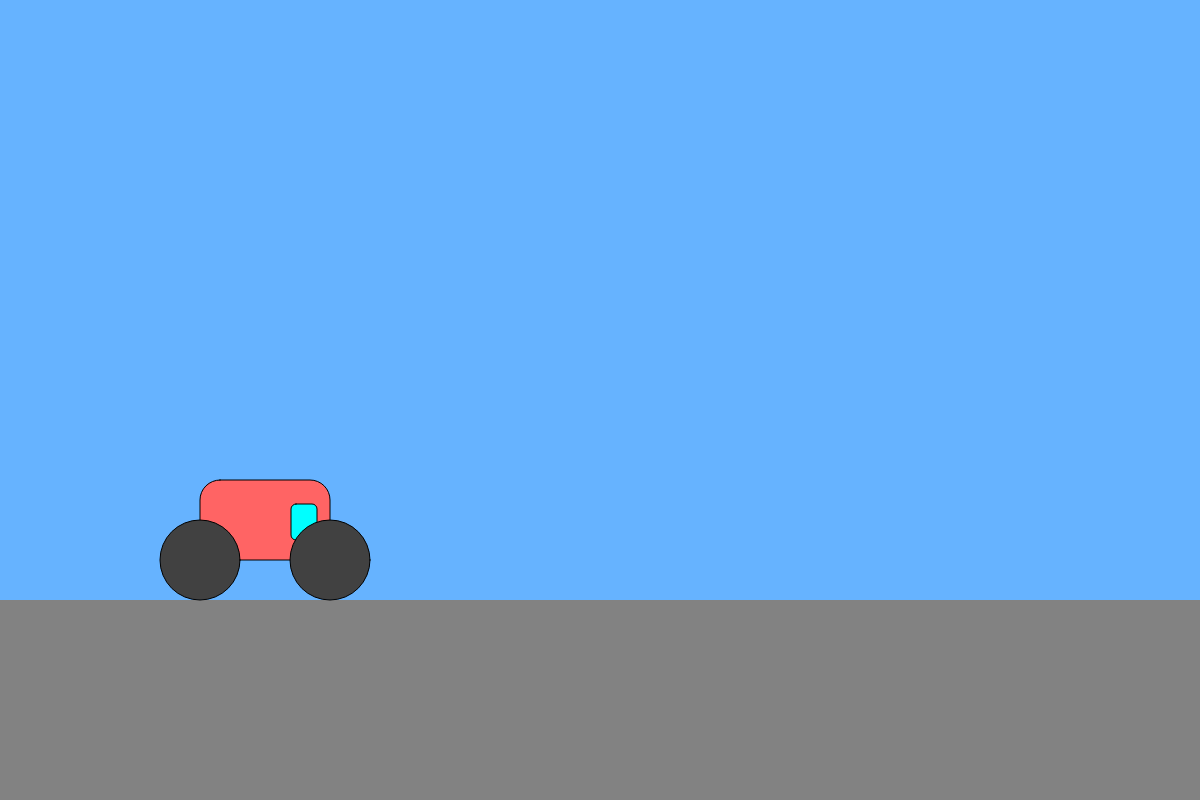
Frame 1 (no input)
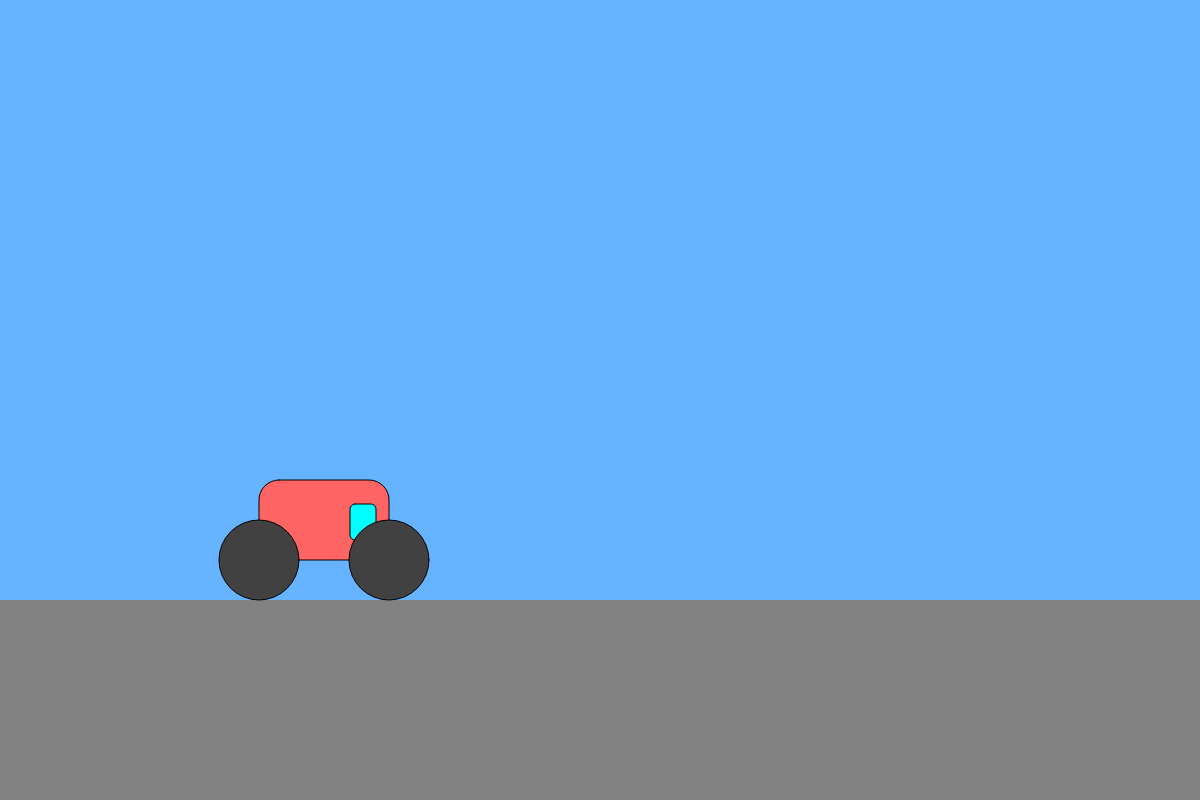
Frame 60 (no input)
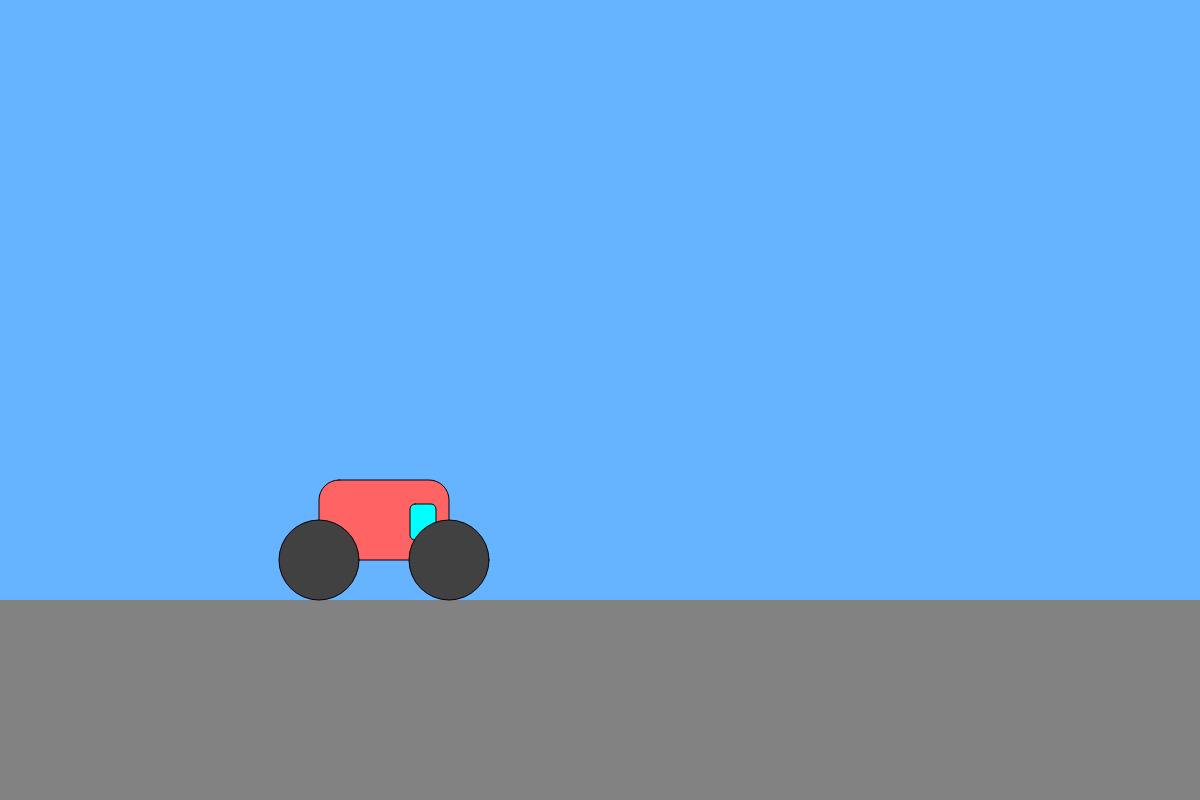
Frame 120 (the mouse pressed at the canvas centre since frame 60)

The p5.js sketch that drew these frames (run headless with seeded random() and noise() and a simulated clock; from frame 60 on, the mouse is pressed at the canvas centre):

// p5.js sketch
// ── sketch.js


var floorPos_y;
var car;

function setup()
{

    createCanvas(1200,800);
    
    floorPos_y = 600;
    
    car = {x: 200, height:120, length: 130, wheelDia: 80, color: color(255,100,100)};
}

function draw()
{
    
    background(102,179,255);
    
    noStroke();
    fill(130);
    rect(0,floorPos_y,width, height - floorPos_y);
    
    renderCar(car);
    
    car.x += 1;
    
    if(car.x > width + 500)
    {
        car.x = -500;
    }
}


function renderCar(_car)
{
    fill(_car.color);
    stroke(0);
    
    //draw the car's body
    rect(
        _car.x, floorPos_y - _car.height
        , _car.length
        , _car.height - _car.wheelDia/2,
        20);
    
    //draw the windscreen
    fill(0,255,255);
    rect(
        _car.x + _car.length * 0.7, 
        floorPos_y - _car.height * 0.8, 
        _car.length * 0.2, 
        _car.height * 0.3, 
        5);
    
    
    //draw the wheels
    fill(65);
    ellipse(
        _car.x, 
        floorPos_y - _car.wheelDia/2, 
        _car.wheelDia
    );
    
    ellipse(
        _car.x + _car.length, 
        floorPos_y - _car.wheelDia/2, 
        _car.wheelDia);
}
